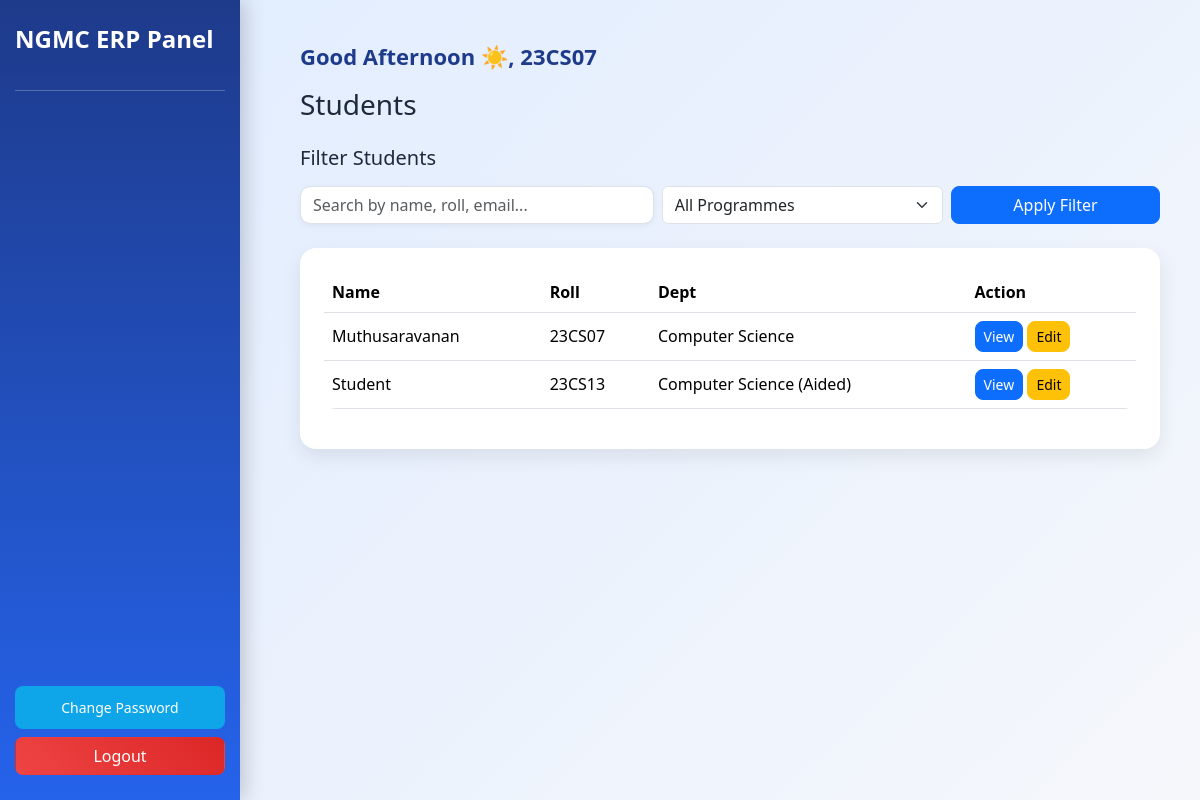
/students/ (signed in), run on the app's committed database.
### core/models.py (models this page shows, shortened)
class Student(models.Model):
    user = models.OneToOneField(User, on_delete=models.CASCADE)
    name = models.CharField(max_length=100)
    roll_no = models.CharField(max_length=20)
    department = models.CharField(max_length=100)
    admission_year = models.IntegerField()
    dob = models.DateField(null=True, blank=True)
    gender = models.CharField(max_length=10, blank=True, null=True)
    blood_group = models.CharField(max_length=10, blank=True, null=True)
    phone = models.CharField(max_length=15, blank=True)
    address = models.TextField(blank=True)
    religion = models.CharField(max_length=50, blank=True, null=True)
    category = models.CharField(max_length=20, blank=True, null=True)
    physically_challenged = models.BooleanField(default=False)
    aadhaar = models.CharField(max_length=20, blank=True, null=True)
    permanent_address = models.TextField(blank=True, null=True)
    email = models.EmailField(blank=True, null=True)
    father_name = models.CharField(max_length=100, blank=True, null=True)
    mother_name = models.CharField(max_length=100, blank=True, null=True)
    father_occupation = models.CharField(max_length=100, blank=True, null=True)
    mother_occupation = models.CharField(max_length=100, blank=True, null=True)
    father_phone = models.CharField(max_length=15, blank=True, null=True)
    mother_phone = models.CharField(max_length=15, blank=True, null=True)
    guardian_name = models.CharField(max_length=100, blank=True, null=True)
    tenth_year = models.IntegerField(null=True, blank=True)
    tenth_percentage = models.FloatField(null=True, blank=True)
    twelfth_year = models.IntegerField(null=True, blank=True)
    twelfth_percentage = models.FloatField(null=True, blank=True)
    COURSE_CHOICES = [
        ('UG', 'UG'),
        ('PG', 'PG'),
        ('Research', 'Research'),
    ]
    course = models.CharField(
        max_length=20,
        choices=COURSE_CHOICES,
        default='UG',
        blank=True,
        null=True
    )
    batch = models.CharField(max_length=50, blank=True, null=True)
    hosteller = models.BooleanField(default=False)

### core/views.py (the view, shortened to what this page needs)
# urls.py: path('students/', views.student_list, name='student_list'),
@login_required
def student_list(request):
    q = request.GET.get('q', '').strip()
    dept = request.GET.get('dept', '').strip()
    gender = request.GET.get('gender', '').strip()
    course_type = request.GET.get('type', '').strip()
    students = Student.objects.all()
    if dept:
        students = students.filter(department__iexact=dept)
    if gender:
        students = students.filter(gender__iexact=gender)
    if course_type:
        students = students.filter(course__iexact=course_type)
    return render(request, 'student_list.html', {
        'students': students
    })

### core/templates/student_list.html (shortened to what this page needs)
{% extends 'base.html' %}
{% block title %}Students{% endblock %}
{% block content %}
<h5 class="mb-3">Filter Students</h5>
<form method="GET" class="mb-4">
<div class="row g-2">
<div class="col-md-5">
<input type="text" name="q" class="form-control"
placeholder="Search by name, roll, email..."
value="{{ request.GET.q }}">
</div>
<div class="col-md-4">
<select name="type" class="form-select">
    <option value="">All Programmes</option>
</select>
</div>
<div class="col-md-3">
<button class="btn btn-primary w-100">Apply Filter</button>
</div>
</div>
</form>
<div class="card p-4">
<table class="table table-hover align-middle">
<thead>
<tr>
<th>Name</th>
<th>Roll</th>
<th>Dept</th>
<th>Action</th>
</tr>
</thead>
<tbody>
{% for s in students %}
<tr>
<td>{{ s.name }}</td>
<td>{{ s.roll_no }}</td>
<td>{{ s.department }}</td>
<td>
<a href="/student/{{ s.id }}" class="btn btn-sm btn-primary">View</a>
<a href="/student/{{ s.id }}/edit/" class="btn btn-sm btn-warning">Edit</a>
</td>
</tr>
{% empty %}
<tr>
<td colspan="4" class="text-center text-muted">
No students found
</td>
</tr>
{% endfor %}
</tbody>
</table>
</div>
{% endblock %}

### core/templates/base.html (style rules this page uses)
body { min-height:100vh; font-family:'Segoe UI', sans-serif; background: linear-gradient(135deg, #e0ecff, #f5f7fb); color:#1e293b; }
.card { background:white; border:none; border-radius:16px; box-shadow:0 8px 20px rgba(0,0,0,0.08); padding:20px; }
table { background:white; border-radius:12px; overflow:hidden; }
.btn { border-radius:8px; }
input.form-control { border-radius:10px; box-shadow:0 2px 6px rgba(0,0,0,0.05); }

### data on the page
Student: name "Muthusaravanan", roll_no "23CS07", department "Computer Science"
Student: name "Student", roll_no "23CS13", department "Computer Science (Aided)"
